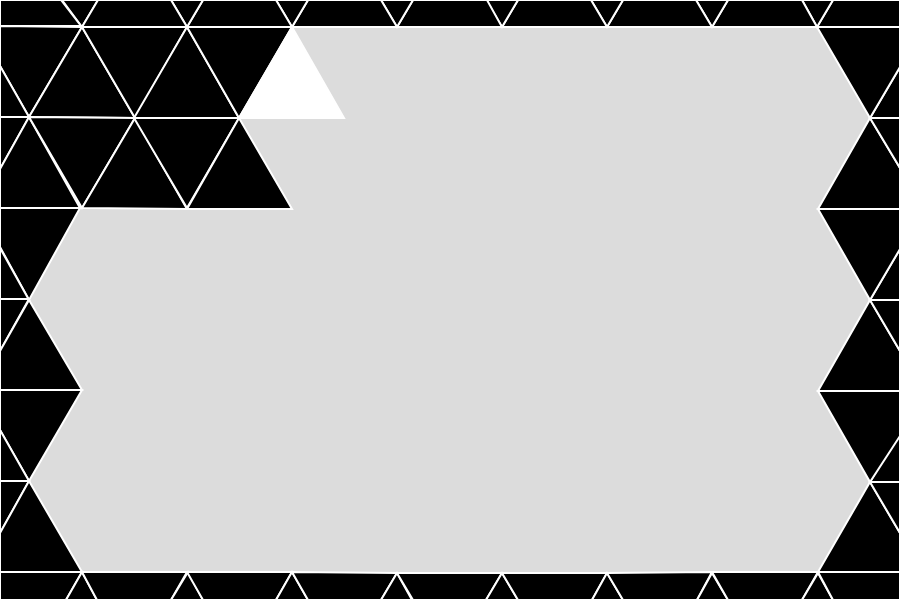
Frame 1 (no input)
Frame 60 (no input): identical to frame 1, image omitted
Frame 120 (the mouse pressed at the canvas centre since frame 60): identical to frame 1, image omitted

The p5.js sketch that drew this single still picture (run headless with seeded random() and noise() and a simulated clock; from frame 60 on, the mouse is pressed at the canvas centre):

// p5.js sketch
// ── sketch.js
function setup() {
  createCanvas(900, 600);
}

function draw() {
  background(220);
  
  /* 0 */
  fill("#000000");
  stroke('#ffffff');
  strokeWeight(2);
  triangle(62, 0, 82, 27, 98, 0);
  
  /* 1 */
  quad(0, 0, 0, 26, 81, 26, 61, 0);
  
  /* 2 */
  quad(0, 26, 0, 66, 29, 117, 82, 27);
  
  /* 3 */
  triangle(0, 66, 0, 117, 29, 117);
  
  /* 4 */
  triangle(0, 117, 0, 169, 29, 117);
  
  /* 5 */
  quad(0, 169, 0, 208, 80, 208, 29, 117);
  
  /* 6 */
  quad(0, 208, 0, 247, 29, 300, 80, 208);
  
  /* 7 */
  triangle(0, 248, 0, 299, 29, 300);
  
  /* 8 */
  triangle(0, 299, 0, 351, 29, 299);
  
  /* 9 */
  quad(0, 351, 0, 390, 82, 390, 29, 300);
  
  /* 10 */
  quad(0, 390, 0, 430, 29, 481, 82, 390);
  
  /* 11 */
  triangle(0, 430, 0, 481, 29, 481);
  
  /* 12 */
  triangle(0, 481, 0, 533, 29, 481);
  
  /* 13 */
  quad(0, 533, 0, 572, 82, 572, 29, 481);
  
  /* 14 */
  quad(0, 572, 0, 600, 66, 600, 82, 572);
  
  /* 15 */
  triangle(66, 600, 82, 572, 97, 600);
  
  /* 16 */
  quad(82, 572, 97, 600, 171, 600, 187, 572);
  
  /* 17 */
  triangle(171, 600, 188, 572, 203, 600);
  
  /* 18 */
  quad(187, 572, 203, 600, 276, 600, 292, 572);
  
  /* 19 */
  triangle(276, 600, 292, 572, 308, 600);
  
  /* 20 */
  quad(292, 572, 308, 600, 381, 600, 397, 573);
  
  /* 21 */
  triangle(381, 600, 397, 573, 412, 600);
  
  /* 22 */
  quad(397, 573, 413, 600, 486, 600, 502, 573);
  
  /* 23 */
  triangle(486, 600, 502, 573, 518, 600);
  
  /* 24 */
  quad(502, 573, 518, 600, 592, 600, 607, 573);
  
  /* 25 */
  triangle(592, 600, 607, 573, 623, 600);
  
  /* 26 */
  quad(607, 573, 623, 600, 697, 600, 712, 572);
  
  /* 27 */
  triangle(697, 600, 712, 573, 728, 600);
  
  /* 28 */
  quad(712, 572, 728, 600, 802, 600, 818, 572);
  
  /* 29 */
  triangle(802, 600, 818, 573, 833, 600);
  
  /* 30 */
  quad(818, 572, 833, 600, 900, 600, 900, 572);
  
  /* 31 */
  quad(818, 572, 870, 482, 900, 533, 900, 572);
  
  /* 32 */
  triangle(870, 482, 900, 533, 900, 482);
  
  /* 33 */
  triangle(870, 482, 900, 430, 900, 482);
  
  /* 34 */
  quad(818, 391, 870, 482, 900, 436, 900, 391);
  
  /* 35 */
  quad(818, 391, 870, 300, 900, 351, 900, 391);
  
  /* 36 */
  triangle(870, 300, 900, 351, 900, 300);
  
  /* 37 */
  triangle(870, 300, 900, 249, 900, 300);
  
  /* 38 */
  quad(818, 209, 870, 300, 900, 249, 900, 209);
  
  /* 39 */
  quad(818, 209, 870, 118, 900, 168, 900, 209);
  
  /* 40 */
  triangle(870, 118, 900, 168, 900, 118);
  
  /* 41 */
  triangle(870, 118, 900, 67, 900, 118);

  /* 42 */
  quad(817, 27, 870, 118, 900, 67, 900, 27);
  
  /* 43 */
  quad(817, 27, 833, 0, 900, 0, 900, 27);

  /* 44 */
  triangle(802, 0, 817, 27, 833, 0);
  
  /* 45 */
  quad(712, 27, 728, 0, 802, 0, 817, 27);
  
  /* 46 */
  triangle(696, 0, 712, 27, 728, 0);
  
  /* 47 */
  quad(607, 27, 623, 0, 696, 0, 712, 27);
  
  /* 48 */
  triangle(591, 0, 607, 27, 623, 0);
  
  /* 49 */
  quad(502, 27, 518, 0, 591, 0, 607, 27);
  
  /* 50 */
  triangle(486, 0, 502, 27, 518, 0);
  
  /* 51 */
  quad(397, 27, 413, 0, 487, 0, 502, 27);
  
  /* 52 */
  triangle(381, 0, 397, 27, 413, 0);
  
  /* 53 */
  quad(292, 27, 308, 0, 381, 0, 397, 27);

  /* 54 */
  triangle(276, 0, 292, 27, 308, 0);

  /* 55 */
  quad(187, 27, 203, 0, 276, 0, 292, 27);

  /* 56 */
  triangle(171, 0, 187, 27, 203, 0);

  /* 57 */
  quad(82, 27, 98, 0, 171, 0, 187, 27);

  /* 58 */
  triangle(29, 117, 82, 27, 135, 118);

  /* 59 */
  triangle(29, 117, 82, 208, 135, 118);

  /* 60 */
  triangle(82, 27, 135, 118, 187, 27);

  /* 61 */
  triangle(82, 208, 135, 118, 187, 209);

  /* 62 */
  triangle(134, 118, 187, 27, 239, 118);

  /* 63 */
  triangle(134, 118, 187, 208, 239, 118);

  /* 64 */
  triangle(187, 27, 239, 118, 292, 27);

  /* 65 */
  triangle(187, 209, 239, 118, 292, 209);

  /* 66 */
  fill("#ffffff");
  triangle(239, 118, 292, 27, 344, 118);
}
// ── style.css
html, body {
  margin: 0;
  padding: 0;
}
canvas {
  display: block;
}

.top-nav{
  width: 1200px;
  height: 100px;
  background-color: #000;
}

.nav-item{
  color: #fff;
  font-size: 1.5em;
  position: absolute;
  top: 30px;
  left: 250px;
}

.nav-item1{
  color: #fff;
  font-size: 1.5em;
  position: absolute;
  top: 30px;
  left: 400px;
}

.nav-item2{
  color: #fff;
  font-size: 1.5em;
  position: absolute;
  top: 30px;
  left: 550px;
}

.nav-item3{
  color: #fff;
  font-size: 1.5em;
  position: absolute;
  top: 30px;
  left: 700px;
}

.nav-item4{
  color: #fff;
  font-size: 1.5em;
  position: absolute;
  top: 30px;
  left: 850px;
}

.nav-item5{
  color: #fff;
  font-size: 1.5em;
  position: absolute;
  top: 30px;
  left: 1000px;
}

.overlay-item{
  position: absolute;
  font-size: 2em;
  font-weight: 900;
  top: 200px;
  left: 100px;
}

.overlay-item1{
  position: absolute;
  font-size:1em;
  top: 250px;
  left: 100px;
}

.overlay-item2{
  position: absolute;
  font-size:1.2em;
  top: 310px;
  left: 100px;
}

.button{
  position: absolute;
  height: 60px;
  width: 150px;
  background-color: #000;
  top: 350px;
  left: 100px;
}

.button-text{
  color: #fff;
  text-align: center;
}

.button1{
  position: absolute;
  height: 60px;
  width: 150px;
  background-color: #fff;
  top: 350px;
  left: 300px;
  border-style: solid;
  border-width: 1px;
}

.button-text1{
  color: #000;
  text-align: center;
  font-size:1.1em;
}
